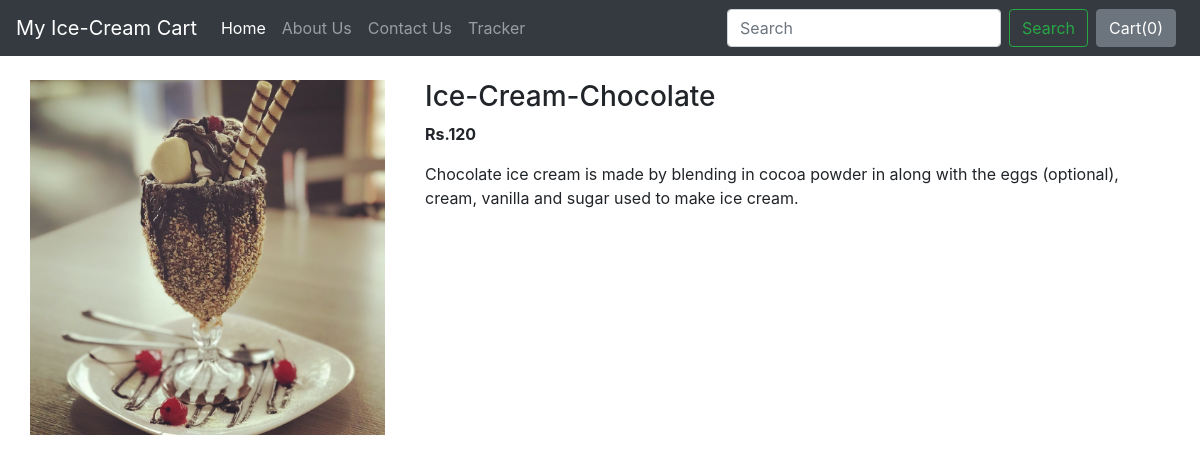
The page /shop/products/3 on the database its author committed.
### shop/models.py (models this page shows)
class Product(models.Model):
    product_id = models.AutoField
    product_name = models.CharField(max_length=50)
    flavour = models.CharField(max_length=50, default="")
    price = models.IntegerField(default=0)
    description = models.CharField(max_length=800)
    date = models.DateField()
    image = models.ImageField(upload_to="shop/images", default="")
    def __str__(self):
        return self.product_name

### shop/views.py (the view)
# urls.py: path("products/<int:myid>", views.productView , name="ProductView"),
def productView(request, myid):
    product = Product.objects.filter(id=myid)
    print(product)
    return render(request,'shop/prodview.html',{'product':product[0]})

### shop/templates/shop/prodview.html (shortened to what this page needs)
{% extends 'shop/basic.html' %}
{% block body %}
<div class="container my-4">
    <div class="row">
    <div class="col-md-4">
    <div class="row">
        <img src="/media/{{product.image}}" widrh="255px" height="355px">
    </div>
    </div>
    <div class="col-md-8">
    <h3>{{product.product_name}}-{{product.flavour}}</h3>
    <p><b>Rs.{{product.price}}</b></p>
    <p>{{product.description}}</p>
    </div>
</div>
{% endblock body %}

### rows shown on the page
Product: image (picture), product_name "Ice-Cream", flavour "Chocolate", price "120", description "Chocolate ice cream is made by blending in cocoa powder in along with the eggs (optional), cream, vanilla and sugar used to make ice cream."
